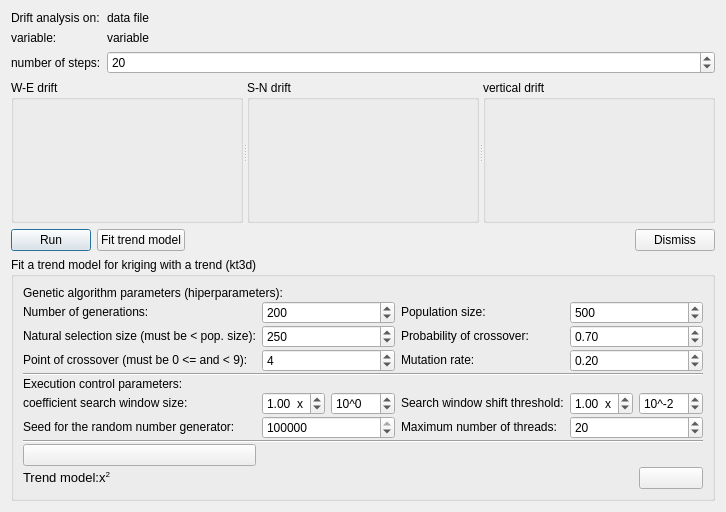
<?xml version="1.0" encoding="UTF-8"?>
<ui version="4.0">
 <class>DriftAnalysisDialog</class>
 <widget class="QDialog" name="DriftAnalysisDialog">
  <property name="geometry">
   <rect>
    <x>0</x>
    <y>0</y>
    <width>657</width>
    <height>512</height>
   </rect>
  </property>
  <property name="windowTitle">
   <string>Dialog</string>
  </property>
  <layout class="QVBoxLayout" name="verticalLayout_4">
   <item>
    <layout class="QGridLayout" name="gridLayout" columnstretch="0,1">
     <property name="sizeConstraint">
      <enum>QLayout::SetDefaultConstraint</enum>
     </property>
     <item row="0" column="1">
      <widget class="QLabel" name="lblDataFile">
       <property name="sizePolicy">
        <sizepolicy hsizetype="Preferred" vsizetype="Minimum">
         <horstretch>0</horstretch>
         <verstretch>0</verstretch>
        </sizepolicy>
       </property>
       <property name="text">
        <string>data file</string>
       </property>
      </widget>
     </item>
     <item row="1" column="1">
      <widget class="QLabel" name="lblAttribute">
       <property name="sizePolicy">
        <sizepolicy hsizetype="Preferred" vsizetype="Minimum">
         <horstretch>0</horstretch>
         <verstretch>0</verstretch>
        </sizepolicy>
       </property>
       <property name="text">
        <string>variable</string>
       </property>
      </widget>
     </item>
     <item row="0" column="0">
      <widget class="QLabel" name="label">
       <property name="sizePolicy">
        <sizepolicy hsizetype="Preferred" vsizetype="Minimum">
         <horstretch>0</horstretch>
         <verstretch>0</verstretch>
        </sizepolicy>
       </property>
       <property name="text">
        <string>Drift analysis on:</string>
       </property>
      </widget>
     </item>
     <item row="1" column="0">
      <widget class="QLabel" name="label_2">
       <property name="sizePolicy">
        <sizepolicy hsizetype="Preferred" vsizetype="Minimum">
         <horstretch>0</horstretch>
         <verstretch>0</verstretch>
        </sizepolicy>
       </property>
       <property name="text">
        <string>variable:</string>
       </property>
      </widget>
     </item>
     <item row="2" column="0">
      <widget class="QLabel" name="label_3">
       <property name="text">
        <string>number of steps:</string>
       </property>
      </widget>
     </item>
     <item row="2" column="1">
      <widget class="QSpinBox" name="spinNumberOfSteps">
       <property name="minimum">
        <number>5</number>
       </property>
       <property name="maximum">
        <number>999</number>
       </property>
       <property name="value">
        <number>20</number>
       </property>
      </widget>
     </item>
    </layout>
   </item>
   <item>
    <widget class="QSplitter" name="splitter">
     <property name="sizePolicy">
      <sizepolicy hsizetype="Expanding" vsizetype="Expanding">
       <horstretch>0</horstretch>
       <verstretch>0</verstretch>
      </sizepolicy>
     </property>
     <property name="orientation">
      <enum>Qt::Horizontal</enum>
     </property>
     <widget class="QGroupBox" name="grpWEdrift">
      <property name="sizePolicy">
       <sizepolicy hsizetype="Preferred" vsizetype="Expanding">
        <horstretch>0</horstretch>
        <verstretch>0</verstretch>
       </sizepolicy>
      </property>
      <property name="title">
       <string>W-E drift</string>
      </property>
      <layout class="QVBoxLayout" name="verticalLayout">
       <property name="spacing">
        <number>0</number>
       </property>
       <property name="leftMargin">
        <number>0</number>
       </property>
       <property name="topMargin">
        <number>0</number>
       </property>
       <property name="rightMargin">
        <number>0</number>
       </property>
       <property name="bottomMargin">
        <number>0</number>
       </property>
      </layout>
     </widget>
     <widget class="QGroupBox" name="grpSNdrift">
      <property name="sizePolicy">
       <sizepolicy hsizetype="Preferred" vsizetype="Expanding">
        <horstretch>0</horstretch>
        <verstretch>0</verstretch>
       </sizepolicy>
      </property>
      <property name="title">
       <string>S-N drift</string>
      </property>
      <layout class="QVBoxLayout" name="verticalLayout_2">
       <property name="spacing">
        <number>0</number>
       </property>
       <property name="leftMargin">
        <number>0</number>
       </property>
       <property name="topMargin">
        <number>0</number>
       </property>
       <property name="rightMargin">
        <number>0</number>
       </property>
       <property name="bottomMargin">
        <number>0</number>
       </property>
      </layout>
     </widget>
     <widget class="QGroupBox" name="grpVerticalDrift">
      <property name="sizePolicy">
       <sizepolicy hsizetype="Preferred" vsizetype="Expanding">
        <horstretch>0</horstretch>
        <verstretch>0</verstretch>
       </sizepolicy>
      </property>
      <property name="title">
       <string>vertical drift</string>
      </property>
      <layout class="QVBoxLayout" name="verticalLayout_3">
       <property name="spacing">
        <number>0</number>
       </property>
       <property name="leftMargin">
        <number>0</number>
       </property>
       <property name="topMargin">
        <number>0</number>
       </property>
       <property name="rightMargin">
        <number>0</number>
       </property>
       <property name="bottomMargin">
        <number>0</number>
       </property>
      </layout>
     </widget>
    </widget>
   </item>
   <item>
    <layout class="QHBoxLayout" name="horizontalLayout">
     <item>
      <widget class="QPushButton" name="btnRun">
       <property name="text">
        <string>Run</string>
       </property>
       <property name="default">
        <bool>true</bool>
       </property>
      </widget>
     </item>
     <item>
      <widget class="QPushButton" name="btnFitTrendModel">
       <property name="text">
        <string>Fit trend model</string>
       </property>
      </widget>
     </item>
     <item>
      <spacer name="horizontalSpacer">
       <property name="orientation">
        <enum>Qt::Horizontal</enum>
       </property>
       <property name="sizeHint" stdset="0">
        <size>
         <width>40</width>
         <height>20</height>
        </size>
       </property>
      </spacer>
     </item>
     <item>
      <widget class="QPushButton" name="btnDismiss">
       <property name="text">
        <string>Dismiss</string>
       </property>
      </widget>
     </item>
    </layout>
   </item>
   <item>
    <widget class="QGroupBox" name="grpGeneticAlgorithmParams">
     <property name="sizePolicy">
      <sizepolicy hsizetype="Preferred" vsizetype="Preferred">
       <horstretch>0</horstretch>
       <verstretch>0</verstretch>
      </sizepolicy>
     </property>
     <property name="title">
      <string>Fit a trend model for kriging with a trend (kt3d)</string>
     </property>
     <layout class="QGridLayout" name="gridLayout_2">
      <property name="horizontalSpacing">
       <number>6</number>
      </property>
      <property name="verticalSpacing">
       <number>1</number>
      </property>
      <item row="1" column="3">
       <widget class="QLabel" name="label_30">
        <property name="text">
         <string>&lt;html&gt;&lt;head/&gt;&lt;body&gt;&lt;p&gt;&lt;span style=&quot; font-family:'Verdana,Arial,Tahoma,Calibri,Geneva,sans-serif';&quot;&gt;Population size:&lt;/span&gt;&lt;/p&gt;&lt;/body&gt;&lt;/html&gt;</string>
        </property>
       </widget>
      </item>
      <item row="1" column="0">
       <widget class="QLabel" name="label_29">
        <property name="text">
         <string>&lt;html&gt;&lt;head/&gt;&lt;body&gt;&lt;p&gt;&lt;span style=&quot; font-family:'Verdana,Arial,Tahoma,Calibri,Geneva,sans-serif';&quot;&gt;Number of generations:&lt;/span&gt;&lt;/p&gt;&lt;/body&gt;&lt;/html&gt;</string>
        </property>
       </widget>
      </item>
      <item row="7" column="3">
       <widget class="QLabel" name="label_4">
        <property name="mouseTracking">
         <bool>true</bool>
        </property>
        <property name="text">
         <string>&lt;html&gt;&lt;head/&gt;&lt;body&gt;&lt;p&gt;&lt;span style=&quot; font-family:'Verdana,Arial,Tahoma,Calibri,Geneva,sans-serif';&quot;&gt;Maximum number of threads:&lt;/span&gt;&lt;/p&gt;&lt;/body&gt;&lt;/html&gt;</string>
        </property>
       </widget>
      </item>
      <item row="7" column="0">
       <widget class="QLabel" name="label_5">
        <property name="text">
         <string>&lt;html&gt;&lt;head/&gt;&lt;body&gt;&lt;p&gt;&lt;span style=&quot; font-family:'Verdana,Arial,Tahoma,Calibri,Geneva,sans-serif';&quot;&gt;Seed for the random number generator:&lt;/span&gt;&lt;/p&gt;&lt;/body&gt;&lt;/html&gt;</string>
        </property>
       </widget>
      </item>
      <item row="6" column="3">
       <widget class="QLabel" name="label_7">
        <property name="text">
         <string>&lt;html&gt;&lt;head/&gt;&lt;body&gt;&lt;p&gt;&lt;span style=&quot; font-family:'Verdana,Arial,Tahoma,Calibri,Geneva,sans-serif';&quot;&gt;Search window shift threshold:&lt;/span&gt;&lt;/p&gt;&lt;/body&gt;&lt;/html&gt;</string>
        </property>
       </widget>
      </item>
      <item row="1" column="4" colspan="2">
       <widget class="QSpinBox" name="spinPopulationSize">
        <property name="minimum">
         <number>1</number>
        </property>
        <property name="maximum">
         <number>10000000</number>
        </property>
        <property name="singleStep">
         <number>10</number>
        </property>
        <property name="value">
         <number>500</number>
        </property>
       </widget>
      </item>
      <item row="2" column="3">
       <widget class="QLabel" name="label_32">
        <property name="text">
         <string>&lt;html&gt;&lt;head/&gt;&lt;body&gt;&lt;p&gt;&lt;span style=&quot; font-family:'Verdana,Arial,Tahoma,Calibri,Geneva,sans-serif';&quot;&gt;Probability of crossover:&lt;/span&gt;&lt;/p&gt;&lt;/body&gt;&lt;/html&gt;</string>
        </property>
       </widget>
      </item>
      <item row="7" column="1" colspan="2">
       <widget class="QSpinBox" name="spinSeed">
        <property name="maximum">
         <number>999999999</number>
        </property>
        <property name="singleStep">
         <number>13</number>
        </property>
        <property name="value">
         <number>131313</number>
        </property>
       </widget>
      </item>
      <item row="5" column="0">
       <widget class="QLabel" name="label_8">
        <property name="text">
         <string>Execution control parameters:</string>
        </property>
       </widget>
      </item>
      <item row="3" column="3">
       <widget class="QLabel" name="label_34">
        <property name="text">
         <string>&lt;html&gt;&lt;head/&gt;&lt;body&gt;&lt;p&gt;&lt;span style=&quot; font-family:'Verdana,Arial,Tahoma,Calibri,Geneva,sans-serif';&quot;&gt;Mutation rate:&lt;/span&gt;&lt;/p&gt;&lt;/body&gt;&lt;/html&gt;</string>
        </property>
       </widget>
      </item>
      <item row="2" column="0">
       <widget class="QLabel" name="label_31">
        <property name="text">
         <string>&lt;html&gt;&lt;head/&gt;&lt;body&gt;&lt;p&gt;&lt;span style=&quot; font-family:'Verdana,Arial,Tahoma,Calibri,Geneva,sans-serif';&quot;&gt;Natural selection size (must be &amp;lt; pop. size):&lt;/span&gt;&lt;/p&gt;&lt;/body&gt;&lt;/html&gt;</string>
        </property>
       </widget>
      </item>
      <item row="1" column="1" colspan="2">
       <widget class="QSpinBox" name="spinNumberOfGenerations">
        <property name="minimum">
         <number>1</number>
        </property>
        <property name="maximum">
         <number>10000000</number>
        </property>
        <property name="singleStep">
         <number>10</number>
        </property>
        <property name="value">
         <number>200</number>
        </property>
       </widget>
      </item>
      <item row="2" column="1" colspan="2">
       <widget class="QSpinBox" name="spinSelectionSize">
        <property name="minimum">
         <number>1</number>
        </property>
        <property name="maximum">
         <number>10000000</number>
        </property>
        <property name="singleStep">
         <number>10</number>
        </property>
        <property name="value">
         <number>250</number>
        </property>
       </widget>
      </item>
      <item row="7" column="4" colspan="2">
       <widget class="QSpinBox" name="spinNumberOfThreads">
        <property name="maximum">
         <number>1000</number>
        </property>
        <property name="value">
         <number>20</number>
        </property>
       </widget>
      </item>
      <item row="8" column="0" colspan="6">
       <widget class="Line" name="line_2">
        <property name="orientation">
         <enum>Qt::Horizontal</enum>
        </property>
       </widget>
      </item>
      <item row="2" column="4" colspan="2">
       <widget class="QDoubleSpinBox" name="dblSpinProbabilityOfCrossover">
        <property name="maximum">
         <double>1.000000000000000</double>
        </property>
        <property name="singleStep">
         <double>0.050000000000000</double>
        </property>
        <property name="value">
         <double>0.700000000000000</double>
        </property>
       </widget>
      </item>
      <item row="3" column="1" colspan="2">
       <widget class="QSpinBox" name="spinPointOfCrossover">
        <property name="minimum">
         <number>0</number>
        </property>
        <property name="maximum">
         <number>8</number>
        </property>
        <property name="singleStep">
         <number>1</number>
        </property>
        <property name="value">
         <number>4</number>
        </property>
       </widget>
      </item>
      <item row="9" column="0">
       <widget class="QPushButton" name="btnRunFitTrendModel">
        <property name="toolTip">
         <string>fit a trend model</string>
        </property>
        <property name="text">
         <string/>
        </property>
        <property name="icon">
         <iconset resource="../resources.qrc">
          <normaloff>:/icons32/play32</normaloff>:/icons32/play32</iconset>
        </property>
       </widget>
      </item>
      <item row="3" column="0">
       <widget class="QLabel" name="label_33">
        <property name="text">
         <string>&lt;html&gt;&lt;head/&gt;&lt;body&gt;&lt;p&gt;&lt;span style=&quot; font-family:'Verdana,Arial,Tahoma,Calibri,Geneva,sans-serif';&quot;&gt;Point of crossover (must be 0 &amp;lt;= and &amp;lt; 9):&lt;/span&gt;&lt;/p&gt;&lt;/body&gt;&lt;/html&gt;</string>
        </property>
       </widget>
      </item>
      <item row="6" column="0">
       <widget class="QLabel" name="label_6">
        <property name="text">
         <string>&lt;html&gt;&lt;head/&gt;&lt;body&gt;&lt;p&gt;&lt;span style=&quot; font-family:'Verdana,Arial,Tahoma,Calibri,Geneva,sans-serif';&quot;&gt;coefficient search window size:&lt;/span&gt;&lt;/p&gt;&lt;/body&gt;&lt;/html&gt;</string>
        </property>
       </widget>
      </item>
      <item row="3" column="4" colspan="2">
       <widget class="QDoubleSpinBox" name="dblSpinMutationRate">
        <property name="maximum">
         <double>1.000000000000000</double>
        </property>
        <property name="singleStep">
         <double>0.050000000000000</double>
        </property>
        <property name="value">
         <double>0.200000000000000</double>
        </property>
       </widget>
      </item>
      <item row="0" column="0" colspan="3">
       <widget class="QLabel" name="label_9">
        <property name="text">
         <string>Genetic algorithm parameters (hiperparameters):</string>
        </property>
       </widget>
      </item>
      <item row="4" column="0" colspan="6">
       <widget class="Line" name="line">
        <property name="orientation">
         <enum>Qt::Horizontal</enum>
        </property>
       </widget>
      </item>
      <item row="10" column="0" colspan="5">
       <widget class="QLabel" name="lblTrendModel">
        <property name="font">
         <font>
          <pointsize>10</pointsize>
         </font>
        </property>
        <property name="text">
         <string>&lt;html&gt;&lt;head/&gt;&lt;body&gt;&lt;p&gt;Trend model:x&lt;sup&gt;2&lt;/sup&gt;&lt;/p&gt;&lt;/body&gt;&lt;/html&gt;</string>
        </property>
       </widget>
      </item>
      <item row="10" column="5">
       <widget class="QPushButton" name="btnSaveDrift">
        <property name="toolTip">
         <string>Save new variable with evaluation of drift model.</string>
        </property>
        <property name="text">
         <string/>
        </property>
        <property name="icon">
         <iconset resource="../resources.qrc">
          <normaloff>:/icons32/save32</normaloff>:/icons32/save32</iconset>
        </property>
       </widget>
      </item>
      <item row="6" column="1">
       <widget class="QDoubleSpinBox" name="dblCoeffSearchWindowSize">
        <property name="suffix">
         <string>  x</string>
        </property>
        <property name="decimals">
         <number>2</number>
        </property>
        <property name="minimum">
         <double>0.010000000000000</double>
        </property>
        <property name="maximum">
         <double>9.990000000000000</double>
        </property>
        <property name="stepType">
         <enum>QAbstractSpinBox::AdaptiveDecimalStepType</enum>
        </property>
        <property name="value">
         <double>1.000000000000000</double>
        </property>
       </widget>
      </item>
      <item row="6" column="2">
       <widget class="QSpinBox" name="spinCoeffSearchWindowSizeMagnitude">
        <property name="suffix">
         <string/>
        </property>
        <property name="prefix">
         <string>10^</string>
        </property>
        <property name="minimum">
         <number>-99</number>
        </property>
       </widget>
      </item>
      <item row="6" column="4">
       <widget class="QDoubleSpinBox" name="dblSearchWindowShiftThreshold">
        <property name="suffix">
         <string>  x</string>
        </property>
        <property name="decimals">
         <number>2</number>
        </property>
        <property name="minimum">
         <double>0.010000000000000</double>
        </property>
        <property name="maximum">
         <double>9.990000000000000</double>
        </property>
        <property name="singleStep">
         <double>0.010000000000000</double>
        </property>
        <property name="stepType">
         <enum>QAbstractSpinBox::AdaptiveDecimalStepType</enum>
        </property>
        <property name="value">
         <double>1.000000000000000</double>
        </property>
       </widget>
      </item>
      <item row="6" column="5">
       <widget class="QSpinBox" name="spinSearchWindowShiftThresholdMagnitude">
        <property name="prefix">
         <string>10^</string>
        </property>
        <property name="minimum">
         <number>-99</number>
        </property>
        <property name="value">
         <number>-2</number>
        </property>
       </widget>
      </item>
     </layout>
    </widget>
   </item>
  </layout>
 </widget>
 <resources>
  <include location="../resources.qrc"/>
 </resources>
 <connections>
  <connection>
   <sender>btnDismiss</sender>
   <signal>clicked()</signal>
   <receiver>DriftAnalysisDialog</receiver>
   <slot>reject()</slot>
   <hints>
    <hint type="sourcelabel">
     <x>646</x>
     <y>272</y>
    </hint>
    <hint type="destinationlabel">
     <x>391</x>
     <y>337</y>
    </hint>
   </hints>
  </connection>
  <connection>
   <sender>btnRun</sender>
   <signal>clicked()</signal>
   <receiver>DriftAnalysisDialog</receiver>
   <slot>onRun()</slot>
   <hints>
    <hint type="sourcelabel">
     <x>82</x>
     <y>263</y>
    </hint>
    <hint type="destinationlabel">
     <x>115</x>
     <y>399</y>
    </hint>
   </hints>
  </connection>
  <connection>
   <sender>btnFitTrendModel</sender>
   <signal>clicked()</signal>
   <receiver>DriftAnalysisDialog</receiver>
   <slot>onFitTrendModel()</slot>
   <hints>
    <hint type="sourcelabel">
     <x>170</x>
     <y>263</y>
    </hint>
    <hint type="destinationlabel">
     <x>190</x>
     <y>399</y>
    </hint>
   </hints>
  </connection>
  <connection>
   <sender>btnRunFitTrendModel</sender>
   <signal>clicked()</signal>
   <receiver>DriftAnalysisDialog</receiver>
   <slot>onRunFitTrendModel()</slot>
   <hints>
    <hint type="sourcelabel">
     <x>221</x>
     <y>467</y>
    </hint>
    <hint type="destinationlabel">
     <x>467</x>
     <y>397</y>
    </hint>
   </hints>
  </connection>
  <connection>
   <sender>btnSaveDrift</sender>
   <signal>clicked()</signal>
   <receiver>DriftAnalysisDialog</receiver>
   <slot>onSaveNewVariableWithDriftModel()</slot>
   <hints>
    <hint type="sourcelabel">
     <x>589</x>
     <y>480</y>
    </hint>
    <hint type="destinationlabel">
     <x>549</x>
     <y>509</y>
    </hint>
   </hints>
  </connection>
 </connections>
 <slots>
  <slot>onRun()</slot>
  <slot>onFitTrendModel()</slot>
  <slot>onRunFitTrendModel()</slot>
  <slot>onSaveNewVariableWithDriftModel()</slot>
 </slots>
</ui>
